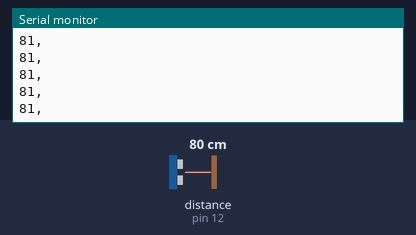
Simulated run of this sketch. Board: Arduino Mega 2560, built with avr-gcc and run on an emulated ATmega2560. Parts: the last lines printed to the serial monitor. Inputs (shaded band) come from the test bench; at power-on: distance to the obstacle (sensor on pin 12) 80 cm. The echo pulse lasts 58.3 µs per cm.

Above: at 1.2 s.
1.3 s: distance to the obstacle (sensor on pin 12) set to 2 cm
At 1.32 s:
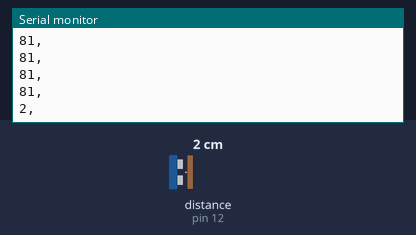
2.8 s: distance to the obstacle (sensor on pin 12) set to 4 cm
At 2.83 s:
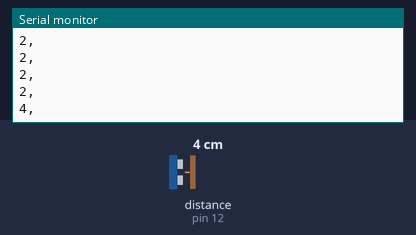
Timing chart, 0 to 5.8 s (numbered marks = the images above; inputs shaded):
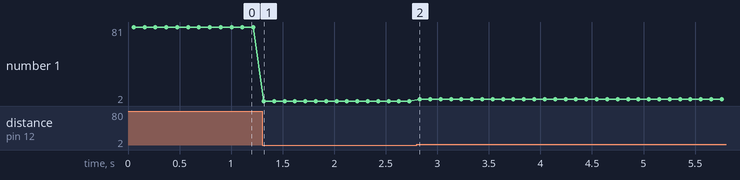

The sketch:

cestoSensado_1b.ino
```cpp
/*

 Sensado de cesto usando sensor ultrasonido SRF05
 17/05/2014
 #BAHackaton

 */

#include <NewPing.h>

#define TRIGGER_PIN  11  // Arduino pin tied to trigger pin on the ultrasonic sensor.
#define ECHO_PIN     12  // Arduino pin tied to echo pin on the ultrasonic sensor.
#define MAX_DISTANCE 500 // Maximum distance we want to ping for (in centimeters). Maximum sensor distance is rated at 400-500cm.

NewPing sonar(TRIGGER_PIN, ECHO_PIN, MAX_DISTANCE); // NewPing setup of pins and maximum distance.

int ledPin[]={
  7, 6, 5, 4, 3, 2};
int sensorPin[]={
  30, 32, 34, 36, 38, 40};


void setup() {
  Serial.begin(115200); // Open serial monitor at 115200 baud to see ping results.
}

void loop() {

  delay(50);                      // Wait 50ms between pings (about 20 pings/sec). 29ms should be the shortest delay between pings.
  unsigned int uS = sonar.ping(); // Send ping, get ping time in microseconds (uS).
  //Serial.print("Ping: ");
  Serial.print(uS / US_ROUNDTRIP_CM);
  Serial.print(",");
  Serial.println();

  delay(50);
}
```

Measured:
- after the input at 1.3 s, the serial monitor: prints a new line at once (image 1)
- after the input at 2.8 s, the serial monitor: prints a new line at once (image 2)
- plotted number 1: 81 → 2 after the input at 1.3 s, 2 → 4 after the input at 2.8 s
